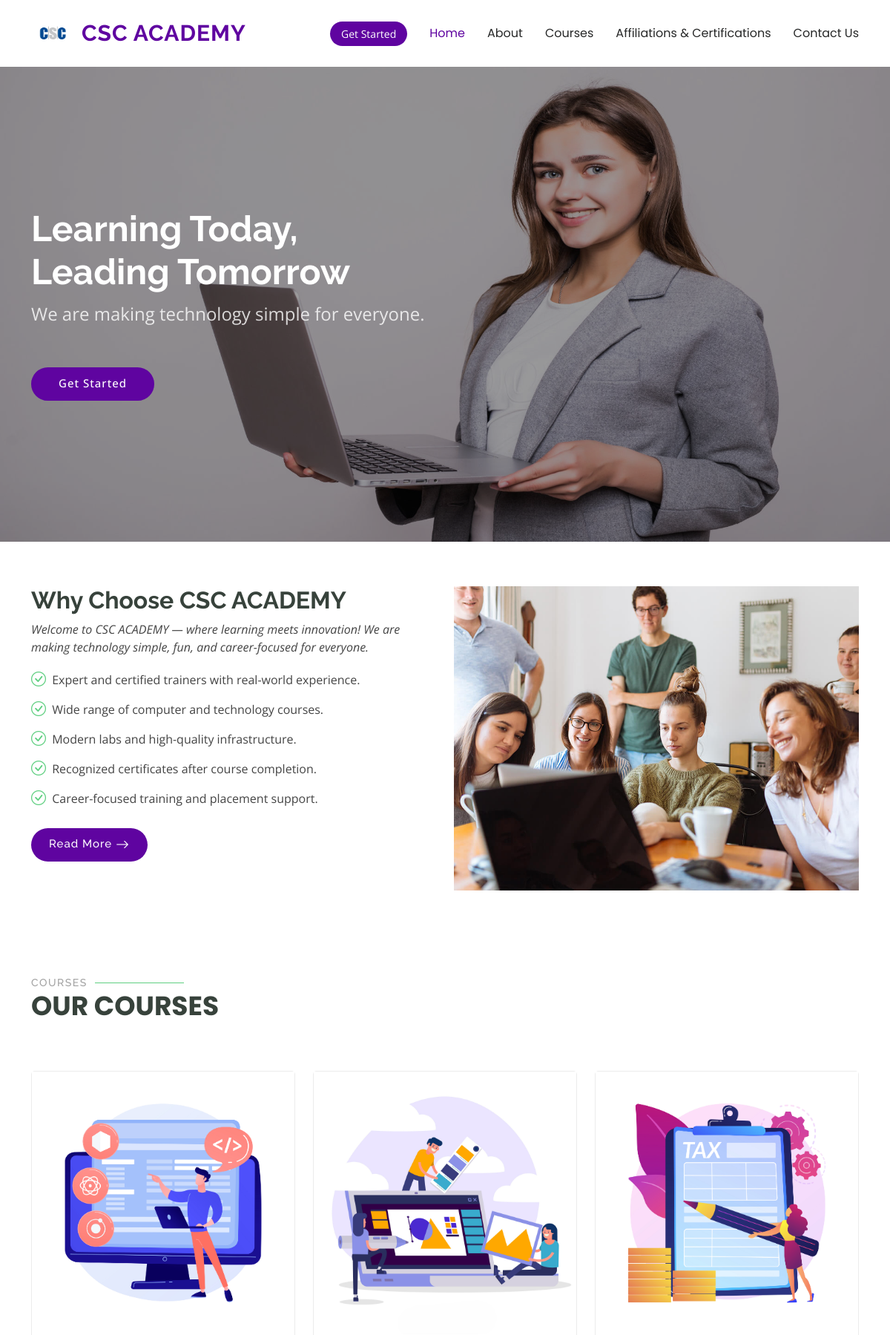
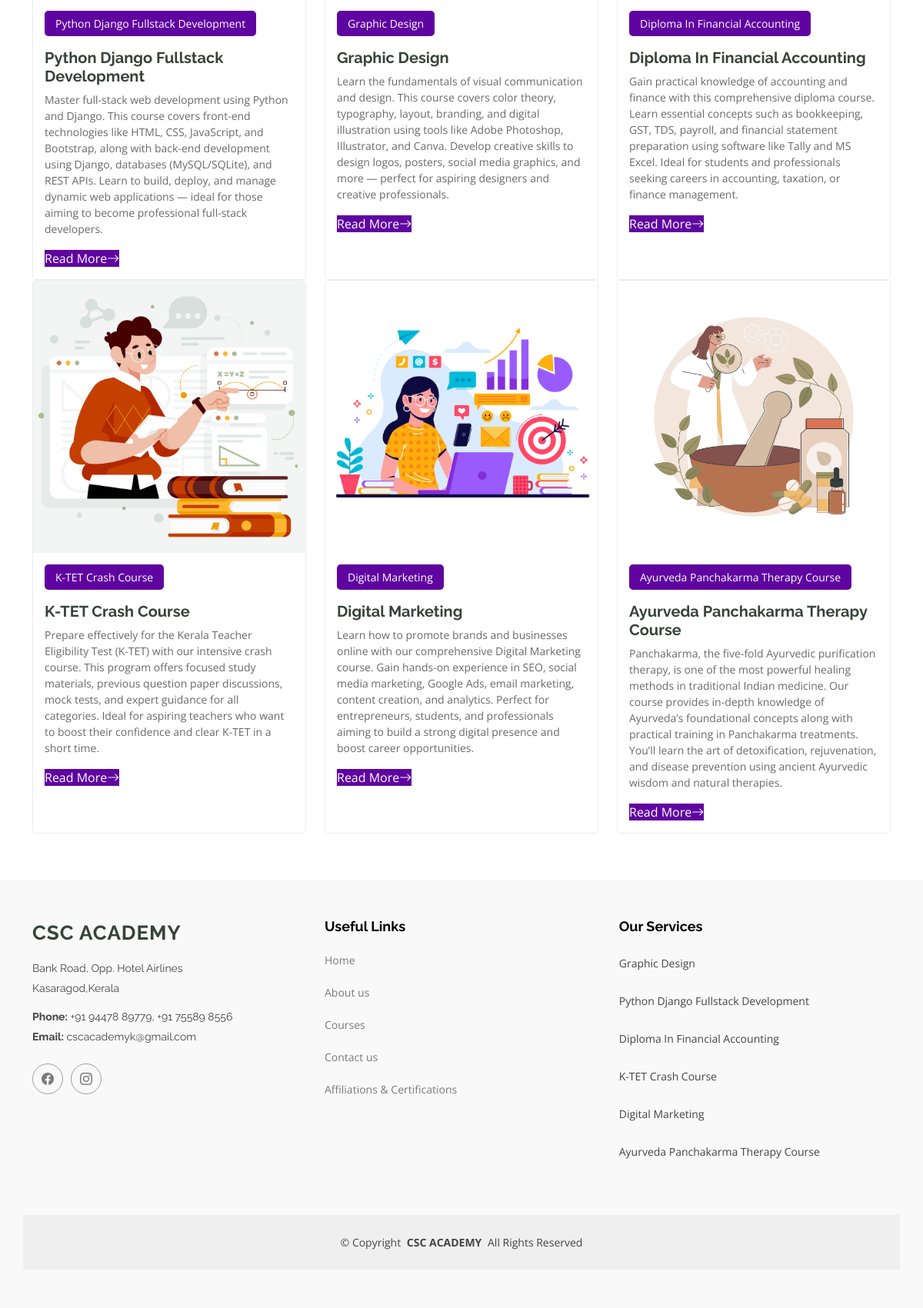
Page /myapp/index/ on the committed database (2 pictures, top to bottom).
### myapp/models.py (models this page shows, shortened)
class CourseDetail(models.Model):
    C_name = models.CharField(max_length=100)  # Course name
    C_description = models.TextField()         # Course description
    C_syllabus = models.TextField()            # Course syllabus or topics covered
    C_price = models.DecimalField(max_digits=8, decimal_places=2)  # Course price
    C_image = models.ImageField(upload_to='course_images/')  # Course image upload

### myapp/views.py (the view)
# urls.py: path('index/', views.index, name='index'),
def index(request):
    courses = CourseDetail.objects.all()
    return render(request, 'index.html', {"courses": courses})

### myapp/templates/index.html (shortened to what this page needs)
{% load static %}
<!DOCTYPE html>
<html lang="en">
<head>
  <link href="{% static 'assets/vendor/bootstrap/css/bootstrap.min.css' %}" rel="stylesheet">
  <link href="{% static 'assets/vendor/bootstrap-icons/bootstrap-icons.css' %}" rel="stylesheet">
  <link href="{% static 'assets/vendor/aos/aos.css' %}" rel="stylesheet">
  <link href="{% static 'assets/vendor/glightbox/css/glightbox.min.css' %}" rel="stylesheet">
  <link href="{% static 'assets/vendor/swiper/swiper-bundle.min.css' %}" rel="stylesheet">
  <link href="{% static 'assets/css/main.css' %}" rel="stylesheet">
</head>
<body class="index-page">
  <header id="header" class="header d-flex align-items-center sticky-top">
    <div class="container-fluid container-xl position-relative d-flex align-items-center">
     <a href="{% url 'index' %}" class="logo d-flex align-items-center me-auto">
      <img src="{% static 'assets/img/Logo_of_Common_Service_Centres.svg (1).png' %}" alt="CSC Academy Logo"
          style="height:20px; margin-right:10px;">
      <h1 class="sitename" style="color:#5f04a0; margin:0;">CSC ACADEMY</h1>
    </a>
      <nav id="navmenu" class="navmenu">
        <ul>
          <li><a href="{% url "index" %}" class="active">Home<br></a></li>
          <li><a href="{% url "about" %}">About</a></li>
          <li><a href="{% url "course" %}">Courses</a></li>
          <li><a href="{% url "affiliations" %}">Affiliations & Certifications</a></li>
          <li><a href="{% url "contact" %}">Contact Us</a></li>
        </ul>
      </nav>
      <a class="btn-getstarted" href="{% url "course" %}">Get Started</a>
    </div>
  </header>
  <main class="main">
  {% block content %}
  <section id="hero" class="hero section dark-background">
    <img src="{% static 'assets/img/index-img.jpg' %}" alt="" data-aos="fade-in">
    <div class="container">
      <h2 data-aos="fade-up" data-aos-delay="100">Learning Today,<br>Leading Tomorrow</h2>
      <p data-aos="fade-up" data-aos-delay="200">We are making technology simple for everyone.</p>
      <div class="d-flex mt-4" data-aos="fade-up" data-aos-delay="300">
        <a href="{% url "course" %}" class="btn-get-started">Get Started</a>
      </div>
    </div>
  </section>
  <section id="about" class="about section">
    <div class="container">
      <div class="row gy-4">
        <div class="col-lg-6 order-1 order-lg-2" data-aos="fade-up" data-aos-delay="100">
          <img src="{% static 'assets/img/about.jpg' %}" class="img-fluid" alt="">
        </div>
        <div class="col-lg-6 order-2 order-lg-1 content" data-aos="fade-up" data-aos-delay="200">
          <h3>Why Choose CSC ACADEMY</h3>
          <p class="fst-italic">
            Welcome to CSC ACADEMY — where learning meets innovation! We are making technology simple, fun, and career-focused for everyone.
          </p>
          <ul>
            <li><i class="bi bi-check-circle"></i> <span>Expert and certified trainers with real-world experience.</span></li>
            <li><i class="bi bi-check-circle"></i> <span>Wide range of computer and technology courses.</span></li>
            <li><i class="bi bi-check-circle"></i> <span>Modern labs and high-quality infrastructure.</span></li>
            <li><i class="bi bi-check-circle"></i> <span>Recognized certificates after course completion.</span></li>
            <li><i class="bi bi-check-circle"></i> <span>Career-focused training and placement support.</span></li>
          </ul>
          <a href="{% url "about" %}" class="read-more"><span>Read More</span><i class="bi bi-arrow-right"></i></a>
        </div>
      </div>
    </div>
  </section>
  <section id="courses" class="courses section">
    <div class="container section-title" data-aos="fade-up">
      <h2>Courses</h2>
      <p>Our Courses</p>
    </div>
    <div class="container">
      <div class="row">
        {% for course in courses %}
        <div class="col-lg-4 col-md-6 d-flex align-items-stretch" data-aos="zoom-in" data-aos-delay="100">
          <div class="course-item">
            {% if course.C_image %}
            <img src="{{ course.C_image.url }}" class="img-fluid" alt="{{ course.C_name }}">
            {% else %}
            <img src="{% static 'assets/img/course-1.jpg' %}" class="img-fluid" alt="Default image">
            {% endif %}
            <div class="course-content">
              <div class="d-flex justify-content-between align-items-center mb-3">
                <p class="category">{{ course.C_name }}</p>
              </div>
              <h3><a href="#">{{ course.C_name }}</a></h3>
              <p class="description">{{ course.C_description }}</p>
              <a href="{% url 'course_detail' course.id %}" class="read-more">
                <span>Read More</span><i class="bi bi-arrow-right"></i>
                </a>            </div>
          </div>
        </div>
        {% endfor %}
      </div>
    </div>
  </section>
  {% endblock %}
</main>
  <footer id="footer" class="footer position-relative light-background">
    <div class="container footer-top">
      <div class="row gy-4">
        <div class="col-lg-4 col-md-6 footer-about">
          <a href="index.html" class="logo d-flex align-items-center">
            <span class="sitename">CSC ACADEMY</span>
          </a>
          <div class="footer-contact pt-3">
            <p>Bank Road, Opp. Hotel Airlines</p>
            <p>Kasaragod,Kerala</p>
            <p class="mt-3"><strong>Phone:</strong> <span>+91 94478 89779, +91 75589 8556</span></p>
            <p><strong>Email:</strong> <span>cscacademyk@gmail.com</span></p>
          </div>
          <div class="social-links d-flex mt-4">
            <a href="https://www.facebook.com/share/1BUp3QZSf5/"><i class="bi bi-facebook"></i></a>
            <a href="https://www.instagram.com/cscacademy_ksd?igsh=MWg1dzhyNHpiOW9iZQ=="><i class="bi bi-instagram"></i></a>
          </div>
        </div>
        <div class="col-lg-8 footer-links d-flex justify-content-between flex-wrap">
  <div class="footer-column">
    <h4>Useful Links</h4>
    <ul>
      <li><a href="{% url 'index' %}">Home</a></li>
      <li><a href="{% url 'about' %}">About us</a></li>
      <li><a href="{% url 'course' %}">Courses</a></li>
      <li><a href="{% url 'contact' %}">Contact us</a></li>
      <li><a href="{% url 'affiliations' %}">Affiliations & Certifications</a></li>
    </ul>
  </div>
  <div class="footer-column">
    <h4>Our Services</h4>
    <ul class="footer-services">
      <li><span>Graphic Design</span></li>
      <li><span>Python Django Fullstack Development</span></li>
      <li><span>Diploma In Financial Accounting</span></li>
      <li><span>K-TET Crash Course</span></li>
      <li><span>Digital Marketing</span></li>
      <li><span>Ayurveda Panchakarma Therapy Course</span></li>
    </ul>
  </div>
</div>
      </div>
    </div>
    <div class="container copyright text-center mt-4">
      <p>© <span>Copyright</span> <strong class="px-1 sitename">CSC ACADEMY</strong> <span>All Rights Reserved</span></p>
    </div>
  </footer>
</body>
</html>

### myapp/templates/index.html (style rules this page uses)
a:hover, .navmenu a:hover, .navmenu .active, .navmenu li:hover > a, .btn-getstarted:hover, .btn-get-started:hover, .read-more:hover span, .more-btn:hover span, .footer a:hover { color: #5f04a0 !important; }
.btn-getstarted, .btn-get-started, .read-more, .newsletter-form input[type="submit"], #scroll-top { background-color: #5f04a0 !important; border-color: #5f04a0 !important; color: #fff !important; transition: 0.3s; }
.category { background-color: #5f04a0 !important; color: #fff !important; padding: 5px 10px; border-radius: 4px; }
.footer-links { display: flex; justify-content: space-between; flex-wrap: wrap; }
.footer-column { width: 48%; }
.footer-column h4 { color: #000; font-size: 18px; margin-bottom: 15px; }
.footer-column ul { list-style: none; padding: 0; margin: 0; }
.footer-column ul li { margin-bottom: 8px; }
.footer-column ul a { color: #fff; text-decoration: none; transition: color 0.3s; }

### rows in the picture
CourseDetail: C_image (picture), C_name "Python Django Fullstack Development", C_description "Master full-stack web development using Python and Django. This course covers front-end technologies like HTML, CSS, JavaScript, and Bootstrap, along with back-end development using Django, databases (MySQL/SQLite), and REST APIs. Learn to build, deploy, and manage dynamic web applications — ideal for those aiming to become professional full-stack developers."
CourseDetail: C_image (picture), C_name "Graphic Design", C_description "Learn the fundamentals of visual communication and design. This course covers color theory, typography, layout, branding, and digital illustration using tools like Adobe Photoshop, Illustrator, and Canva. Develop creative skills to design logos, posters, social media graphics, and more — perfect for aspiring designers and creative professionals."
CourseDetail: C_image (picture), C_name "Diploma In Financial Accounting", C_description "Gain practical knowledge of accounting and finance with this comprehensive diploma course. Learn essential concepts such as bookkeeping, GST, TDS, payroll, and financial statement preparation using software like Tally and MS Excel. Ideal for students and professionals seeking careers in accounting, taxation, or finance management."
CourseDetail: C_image (picture), C_name "K-TET Crash Course", C_description "Prepare effectively for the Kerala Teacher Eligibility Test (K-TET) with our intensive crash course. This program offers focused study materials, previous question paper discussions, mock tests, and expert guidance for all categories. Ideal for aspiring teachers who want to boost their confidence and clear K-TET in a short time."
CourseDetail: C_image (picture), C_name "Digital Marketing", C_description "Learn how to promote brands and businesses online with our comprehensive Digital Marketing course. Gain hands-on experience in SEO, social media marketing, Google Ads, email marketing, content creation, and analytics. Perfect for entrepreneurs, students, and professionals aiming to build a strong digital presence and boost career opportunities."
CourseDetail: C_image (picture), C_name "Ayurveda Panchakarma Therapy Course", C_description "Panchakarma, the five-fold Ayurvedic purification therapy, is one of the most powerful healing methods in traditional Indian medicine. Our course provides in-depth knowledge of Ayurveda’s foundational concepts along with practical training in Panchakarma treatments. You’ll learn the art of detoxification, rejuvenation, and disease prevention using ancient Ayurvedic wisdom and natural therapies."
